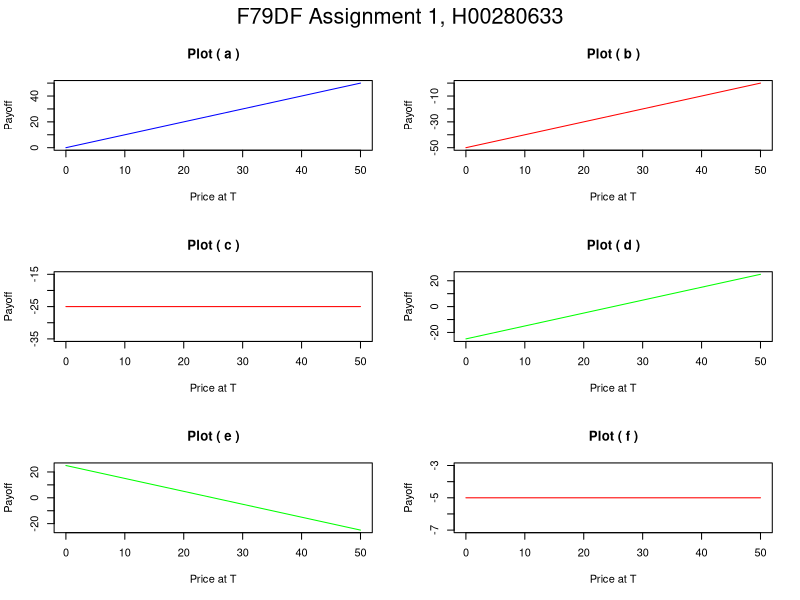

Here is the R script that generated this plot:
# F79DF Derivative Markets and Discrete Time Finance

# From variable y (line 5):
# ST is payoff for plot(a), -50+ST for plot(b), rep(-25, 51) for plot(c), -25+ST for plot(d), 25-ST for plot(e), (-25+ST)+(20-ST) for plot(f)
ST=seq(0,50,1); y=c(ST, 'a', -50+ST, 'b', rep(-25, 51), 'c', -25+ST, 'd', 25-ST, 'e', (-25+ST)+(20-ST), 'f')

# Store data in a list of arrays , data
data=as.list(vector("list",5)); label=c(y[52], y[104], y[156], y[208], y[260], y[312]); color=c('blue', 'red', 'red', rep('green',2), 'red')
data[[1]]=y[1:51]; data[[2]]=y[53:103]; data[[3]]=y[105:155]; data[[4]]=y[157:207]; data[[5]]=y[209:259]; data[[6]]=y[261:311]; data

# Plot and save file in pdf format of current working directory
path=paste(getwd(), '/E_F79DF_1_H00280633.pdf'); 
path=gsub(' ', '', path);  
pdf(file=path,  width=8, height=8)
par(mfrow=c(3,2), oma = c(0, 0, 2, 0));

for(i in 1:6){ 
  plot(ST, data[[i]],  xlab='Price at T', ylab='Payoff', main=paste('Plot (',label[i], ')'), type='l', col=color[i]) 
  }
mtext('F79DF Assignment 1, H00280633', outer = TRUE, cex = 1.3); 
dev.off()
